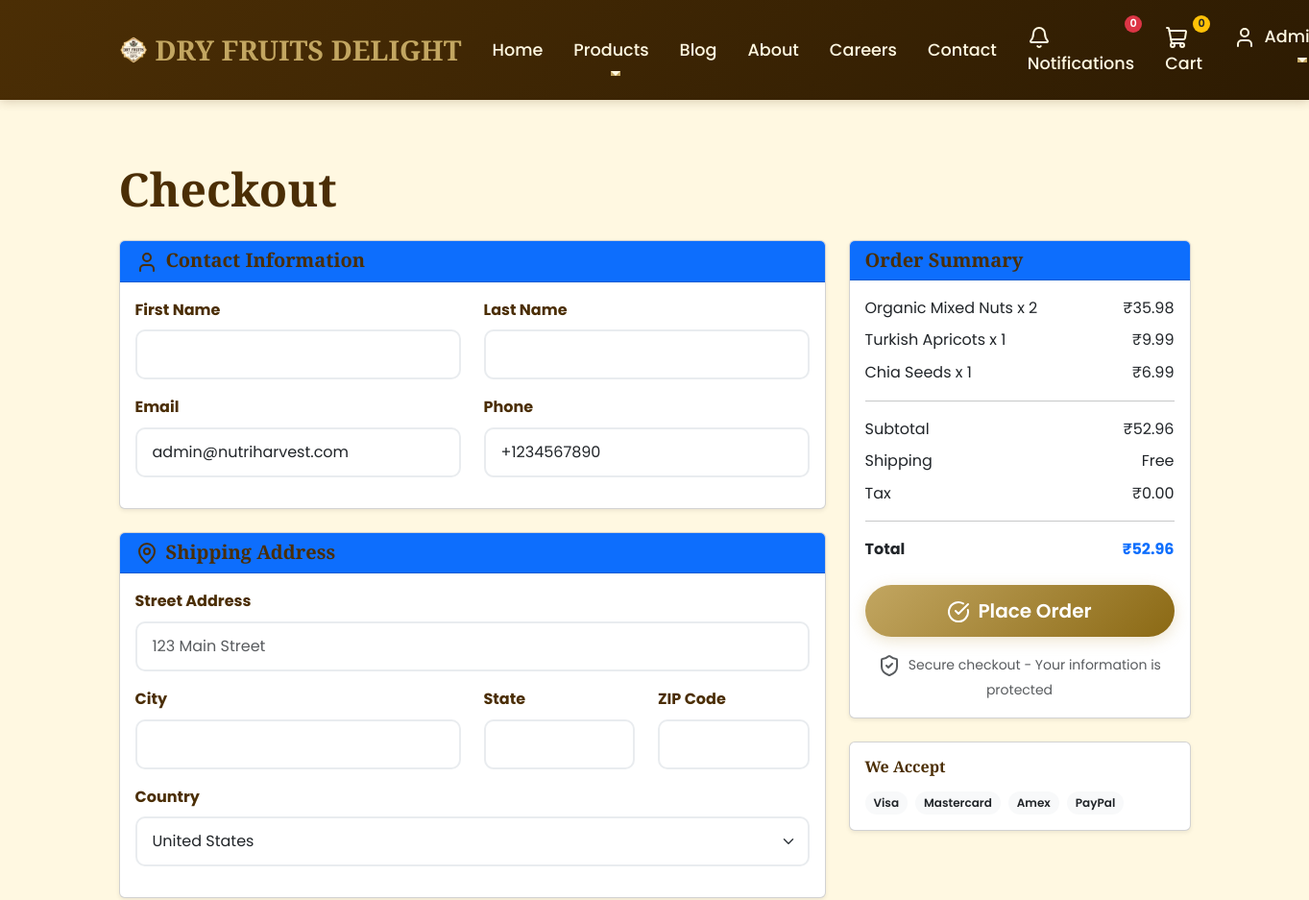
/checkout/ (signed in, upper part), run on an earlier commit of the app's database.
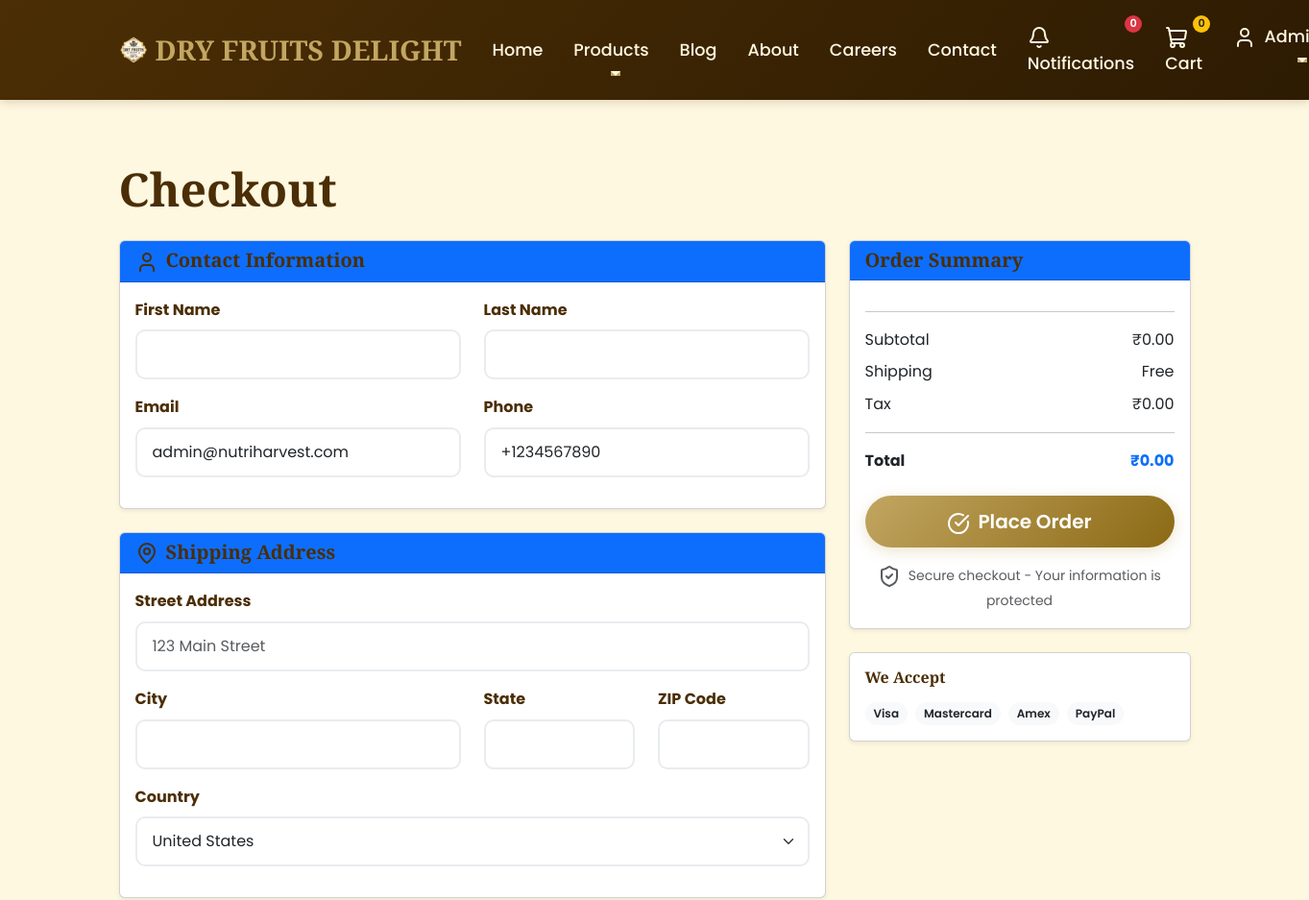
And on a later commit of the database.
### apps/orders/models.py (models this page shows, shortened)
class CartItem(models.Model):
    user = models.ForeignKey(User, on_delete=models.CASCADE, related_name='cart_items')
    product = models.ForeignKey(Product, on_delete=models.CASCADE)
    quantity = models.PositiveIntegerField(default=1)
    gift_wrap = models.ForeignKey('GiftWrap', on_delete=models.SET_NULL, null=True, blank=True)  # Add this field
    created_at = models.DateTimeField(default=timezone.now)
    class Meta:
        unique_together = ['user', 'product']
        indexes = [
            models.Index(fields=['user']),
            models.Index(fields=['product']),
            models.Index(fields=['created_at']),
        ]
    def get_total_price(self):
        base_price = self.quantity * self.product.price
        gift_wrap_price = self.gift_wrap.price if self.gift_wrap else 0
        return base_price + (gift_wrap_price * self.quantity)

### apps/shop/models.py (models this page shows, shortened)
class Product(models.Model):
    name = models.CharField(max_length=200)
    slug = models.SlugField(unique=True)
    category = models.ForeignKey(Category, on_delete=models.CASCADE, related_name='products')
    description = models.TextField()
    nutritional_info = models.TextField(blank=True)
    price = models.DecimalField(max_digits=10, decimal_places=2)
    stock = models.PositiveIntegerField(default=0)
    image = models.ImageField(upload_to='products/')
    is_active = models.BooleanField(default=True)
    is_featured = models.BooleanField(default=False)
    created_at = models.DateTimeField(default=timezone.now)
    updated_at = models.DateTimeField(auto_now=True)
    meta_title = models.CharField(max_length=200, blank=True)
    meta_description = models.CharField(max_length=160, blank=True)
    keywords = models.CharField(max_length=255, blank=True)
    discount_percent = models.DecimalField(max_digits=5, decimal_places=2, default=0.00)
    tags = models.CharField(max_length=255, blank=True, help_text="Comma-separated tags for marketing")
    class Meta:
        ordering = ['name']
        indexes = [
            models.Index(fields=['name']),
            models.Index(fields=['price']),
            models.Index(fields=['is_active']),
            models.Index(fields=['is_featured']),
            models.Index(fields=['created_at']),
            models.Index(fields=['category', 'is_active']),
        ]

### apps/core/views.py (the view, shortened to what this page needs)
# urls.py: path('checkout/', views.checkout, name='checkout'),
@login_required
def checkout(request):
    cart_items = CartItem.objects.filter(user=request.user).select_related('product', 'gift_wrap')
    total = sum(item.get_total_price() for item in cart_items)
    gift_wrap_total = sum(
        (item.gift_wrap.price * item.quantity)
        for item in cart_items
        if item.gift_wrap
    )
    coupon = None
    discount = 0
    total_with_discount = total
    context = {
        'cart_items': cart_items,
        'total': total,
        'gift_wrap_total': gift_wrap_total,
        'coupon': coupon,
        'discount': discount,
        'total_with_discount': total_with_discount,
    }
    return render(request, 'core/checkout.html', context)

### apps/core/context_processors.py (called while the page is built)
def footer_content(request):
    try:
        footer = FooterContent.objects.get(is_active=True)
    except FooterContent.DoesNotExist:
        footer = None
    return {
        'footer_content': footer
    }

### templates/core/checkout.html (shortened to what the changed rows need)
{% extends 'base.html' %}
{% load static %}
{% block content %}
<section class="py-5">
    <div class="container">
        <h1 class="display-5 fw-bold mb-4">Checkout</h1>
        <form method="post">
            <div class="row">
                <div class="col-lg-4">
                    <div class="card shadow-sm mb-4">
                        <div class="card-body">
                            <div class="mb-3">
                                {% for item in cart_items %}
                                <div class="d-flex justify-content-between mb-2">
                                    <span>{{ item.product.name }} x {{ item.quantity }}</span>
                                    <span>₹{{ item.get_total_price|floatformat:2 }}</span>
                                </div>
                                {% endfor %}
                            </div>
                            <div class="d-flex justify-content-between mb-2">
                                <span>Subtotal</span>
                                <span>₹{{ total|floatformat:2 }}</span>
                            </div>
                            <div class="d-flex justify-content-between mb-4">
                                <strong>Total</strong>
                                {% if coupon %}
                                <strong class="text-primary">₹{{ total_with_discount|floatformat:2 }}</strong>
                                {% else %}
                                <strong class="text-primary">₹{{ total|floatformat:2 }}</strong>
                                {% endif %}
                            </div>
                        </div>
                    </div>
                </div>
            </div>
        </form>
    </div>
</section>
{% endblock %}

What changed in the data, as far as the page shows it:
removed CartItem: product.name "Organic Mixed Nuts", quantity "2", get_total_price "35.98"
removed CartItem: product.name "Turkish Apricots", quantity "1", get_total_price "9.99"
removed CartItem: product.name "Chia Seeds", quantity "1", get_total_price "6.99"
Also different on the page:
{{ total|floatformat:2 }}: "52.96" → "0.00"
